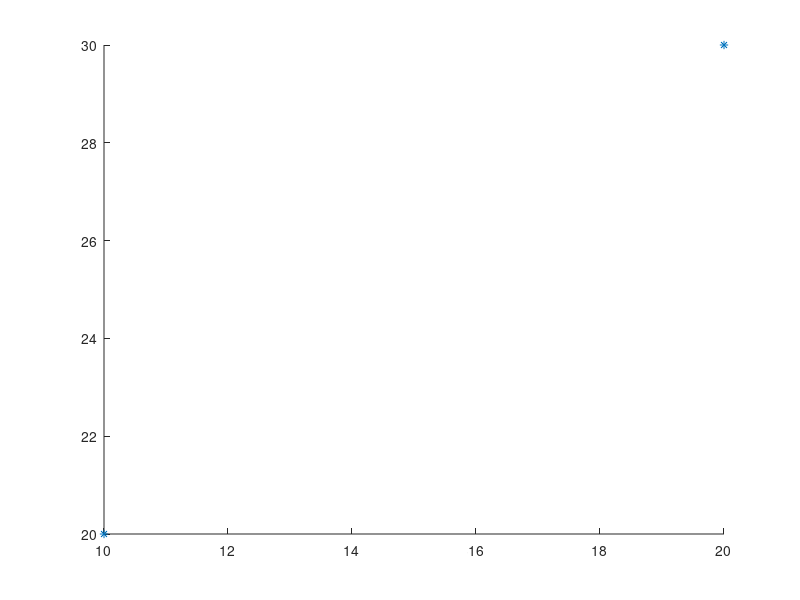

Here is the MATLAB script that generated this plot: (Note: this script raises an error after producing the figure.)
clear;clc;close all;

M = 4;
K = 2;
N = 6;
phi = [10 20 30 40 50 60];
theta = [20 30 40 50 60 70];
fd = -0.3:0.1:0.3;
figure
scatter(phi(1:K),theta(1:K),'*')
hold on
alpha = -sin(phi*pi/180)/2;
beta = -sin(theta*pi/180)/2;
P = 20;
At = exp(1i*2*pi*(-(M-1)/2:(M-1)/2).'*alpha(1:K));
% IEM(M)*conj(At)-At
Ar = exp(1i*2*pi*(-(N-1)/2:(N-1)/2).'*beta(1:K));
% IEM(N)*conj(Ar)-Ar
S = exp(1i*2*pi*(0:P-1).'*fd(1:K));
SNR = [-20:5:20];
rmse = zeros(size(SNR));
rmse1 = zeros(size(SNR));
rmse2 = zeros(size(SNR));
X0 = kr(Ar,At)*S.';
MM = 500;
J11 = [eye(M-1) zeros(M-1,1)];
J12 = [zeros(M-1,1) eye(M-1)];
J21 = [eye(N-1) zeros(N-1,1)];
J22 = [zeros(N-1,1) eye(N-1)];
Jm1 = kron(eye(N),J11);
Jm2 = kron(eye(N),J12);
Jn1 = kron(J21,eye(M));
Jn2 = kron(J22,eye(M));
P1 = [ones(N,1) (0:(N-1)).'];
P2 = [ones(M,1) (0:(M-1)).'];
P3 = [ones(P,1) (0:(P-1)).'];
for nn = 1:length(SNR)
for mm = 1:MM
X1 = awgn(X0,SNR(nn),'measured');
% R = X0*X0';
% [V,D] = eig(R);
% [di,inds] = sort(diag(D),'descend');
% Es = V(:,inds(1:K));
[f1,f2] = ESPRIT_2D(X1,M,N,K);
phi1 = asin(-f1*2)*180/pi;
theta1 = asin(-f2*2)*180/pi;
% figure(1)
% scatter(phi1,theta1,'s')
X2 = reshape(X1,[M,N,P]);
X = tensor(X2);
% X = ttm(tensorI(K),{At,Ar,S});
% T = Uni_HOSVD(X);
T = hosvd(X,1,'ranks',[min(M,K),min(N,K),K],'sequential',false);
tic
[f1,f2,f3] = uni_spect_est(X,K);
toc
phi_est1 = asin(-f1*2).'*180/pi;
theta_est1 = asin(-f2*2).'*180/pi;
fd_est = f3;
% tic
% [At1,Ar1,B1] = TALS(X,K);
% toc
% % At1 = CP.U{1};
% % Ar1 = CP.U{2};
% % B1 = CP.U{3};
% for k = 1:K
%     h = -phase(Ar1(:,k))/pi;
%     g = -phase(At1(:,k))/pi;
%     d = phase(B1(:,k))/2/pi;
%     c1 = (P1.'*P1)\P1.'*h;
%     theta_est1(k,1) = asin(c1(2,:))*180/pi;
%     c2 = (P2.'*P2)\P2.'*g;
%     phi_est1(k,1) = asin(c2(2,:))*180/pi;
%     c3 = (P3.'*P3)\P3.'*d;
%     fd_est(k) = c3(2);
% end
u = ttm(T.core,T.U{1},1);
us = ttm(u,T.U{2},2);
u1 = (double(tenmat(us,3))).';
Psi1 = ((Jn1*u1)\(Jn2*u1)).';
[T1,Phi1] = eig(Psi1);
f2_est = angle(diag(Phi1))/2/pi;
theta_est = asin(-f2_est*2)*180/pi;
Te = rowPermutateMat(M,N);
A = (u1)*conj(T1);
Phi2 = ((Jm1*A)\(Jm2*A)).';
% [T2,Phi2] = eig(Psi2);
f1_est = angle(diag(Phi2))/2/pi;
phi_est = asin(-f1_est*2)*180/pi;
% figure(1)
% hold on
% scatter(phi_est,theta_est)
[phi_est,theta_est] = sort2D(phi_est,theta_est,1);
[phi_est1,theta_est1] = sort2D(phi_est1,theta_est1,1);
[phi1,theta1] = sort2D(phi1,theta1,1);
rmse(nn)  = rmse(nn) + sum(((phi_est.' - phi(1:K)).^2 + (theta_est.' - theta(1:K)).^2))/2/K;
rmse2(nn)  = rmse2(nn) + sum(((phi_est1 - phi(1:K)).^2 + (theta_est1 - theta(1:K)).^2))/2/K;
rmse1(nn) = rmse1(nn) + sum(((phi1.' - phi(1:K)).^2 + (theta1.' - theta(1:K)).^2))/2/K;
end
rmse(nn) = sqrt(rmse(nn)/MM)
rmse1(nn) = sqrt(rmse1(nn)/MM)
rmse2(nn) = sqrt(rmse2(nn)/MM)
end
figure
semilogy(SNR,rmse,'-o',SNR,rmse1,'-s',SNR,rmse2,'-d')
% plot(SNR,mag2db(rmse1),'-o',SNR,mag2db(rmse),'-s',SNR,mag2db(rmse2),'-d')